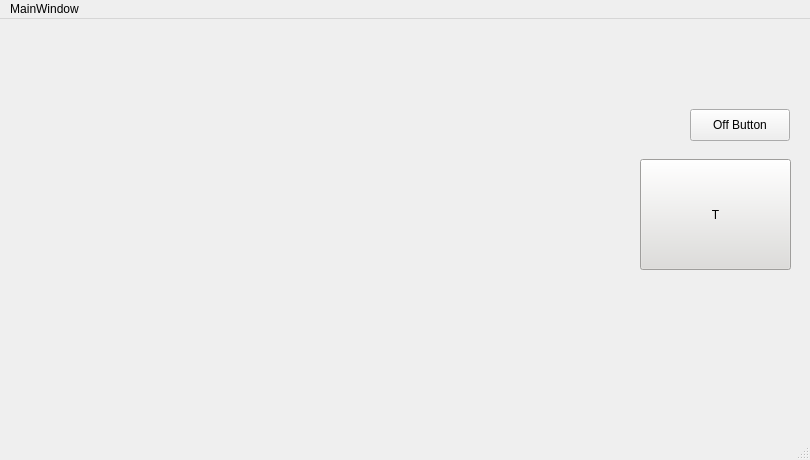
<?xml version="1.0" encoding="UTF-8"?>
<ui version="4.0">
 <class>MainWindow</class>
 <widget class="QMainWindow" name="MainWindow">
  <property name="geometry">
   <rect>
    <x>0</x>
    <y>0</y>
    <width>810</width>
    <height>460</height>
   </rect>
  </property>
  <property name="windowTitle">
   <string>MainWindow</string>
  </property>
  <widget class="QWidget" name="centralwidget">
   <widget class="QStackedWidget" name="stackedWidget">
    <property name="geometry">
     <rect>
      <x>0</x>
      <y>0</y>
      <width>840</width>
      <height>410</height>
     </rect>
    </property>
    <property name="autoFillBackground">
     <bool>false</bool>
    </property>
    <property name="styleSheet">
     <string notr="true"/>
    </property>
    <property name="currentIndex">
     <number>0</number>
    </property>
    <widget class="QWidget" name="page"/>
    <widget class="QWidget" name="page_2"/>
    <widget class="QWidget" name="page_3">
     <widget class="QPushButton" name="backgroundButton">
      <property name="geometry">
       <rect>
        <x>10</x>
        <y>10</y>
        <width>561</width>
        <height>381</height>
       </rect>
      </property>
      <property name="text">
       <string/>
      </property>
     </widget>
     <widget class="QPushButton" name="alertButton">
      <property name="geometry">
       <rect>
        <x>100</x>
        <y>40</y>
        <width>401</width>
        <height>51</height>
       </rect>
      </property>
      <property name="styleSheet">
       <string notr="true">font: 75 20pt &quot;DejaVu Sans&quot;;</string>
      </property>
      <property name="text">
       <string>ALERT</string>
      </property>
     </widget>
     <widget class="QPushButton" name="errorBackgroundButton">
      <property name="geometry">
       <rect>
        <x>100</x>
        <y>100</y>
        <width>401</width>
        <height>211</height>
       </rect>
      </property>
      <property name="styleSheet">
       <string notr="true">font: 75 20pt &quot;DejaVu Sans&quot;;</string>
      </property>
      <property name="text">
       <string/>
      </property>
     </widget>
     <widget class="QPushButton" name="backButton">
      <property name="geometry">
       <rect>
        <x>100</x>
        <y>320</y>
        <width>171</width>
        <height>51</height>
       </rect>
      </property>
      <property name="styleSheet">
       <string notr="true">font: 75 35pt &quot;DejaVu Sans&quot;;
</string>
      </property>
      <property name="text">
       <string>←</string>
      </property>
     </widget>
     <widget class="QLabel" name="errorLabel">
      <property name="geometry">
       <rect>
        <x>130</x>
        <y>170</y>
        <width>331</width>
        <height>71</height>
       </rect>
      </property>
      <property name="text">
       <string>TextLabel</string>
      </property>
     </widget>
    </widget>
   </widget>
   <widget class="QPushButton" name="homeButton">
    <property name="geometry">
     <rect>
      <x>640</x>
      <y>140</y>
      <width>151</width>
      <height>111</height>
     </rect>
    </property>
    <property name="styleSheet">
     <string notr="true">font: 75 72pt &quot;DejaVu Sans&quot;;
background-color: rgb(222, 221, 218);</string>
    </property>
    <property name="text">
     <string>T</string>
    </property>
   </widget>
   <widget class="QPushButton" name="powerButton">
    <property name="geometry">
     <rect>
      <x>690</x>
      <y>90</y>
      <width>100</width>
      <height>32</height>
     </rect>
    </property>
    <property name="text">
     <string>Off Button</string>
    </property>
   </widget>
   <zorder>homeButton</zorder>
   <zorder>stackedWidget</zorder>
   <zorder>powerButton</zorder>
  </widget>
  <widget class="QMenuBar" name="menubar">
   <property name="geometry">
    <rect>
     <x>0</x>
     <y>0</y>
     <width>810</width>
     <height>22</height>
    </rect>
   </property>
   <widget class="QMenu" name="menuMainWindow">
    <property name="title">
     <string>MainWindow</string>
    </property>
   </widget>
   <addaction name="menuMainWindow"/>
  </widget>
  <widget class="QStatusBar" name="statusbar"/>
 </widget>
 <resources/>
 <connections/>
</ui>
